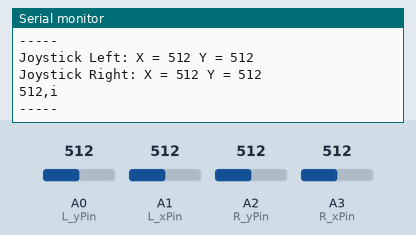
The sketch below on a simulated Arduino Uno, built with avr-gcc and run on an emulated ATmega328P. On the bench: the last lines printed to the serial monitor. The test bench sets the inputs (shaded band); at power-on: A2 (R_yPin) = 512, A0 (L_yPin) = 512, A1 (L_xPin) = 512, A3 (R_xPin) = 512.

Above: at 2.3 s.
2.4 s: A2 (R_yPin) set to 490
At 4.3 s:
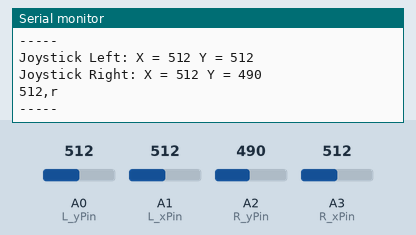
6.1 s: A2 (R_yPin) set to 580
At 8.3 s:
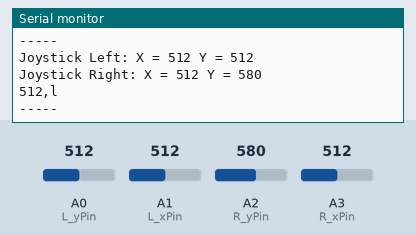
10.6 s: A0 (L_yPin) set to 490
At 11.7 s:
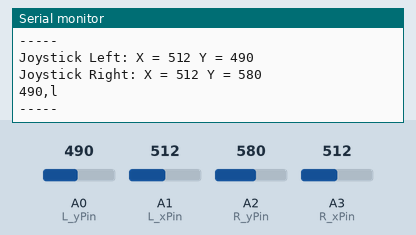
12.7 s: A1 (L_xPin) set to 490
14.8 s: A3 (R_xPin) set to 490
At 15.6 s:
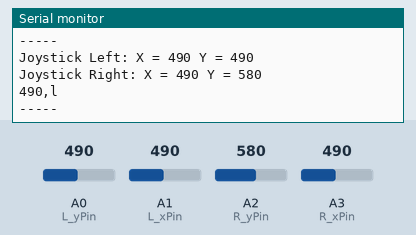
16.9 s: A0 (L_yPin) set to 510
At 19.0 s:
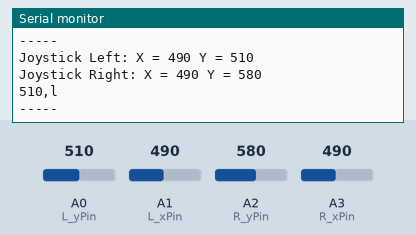
Timing chart, 0 to 20.0 s (numbered marks = the images above; inputs shaded):
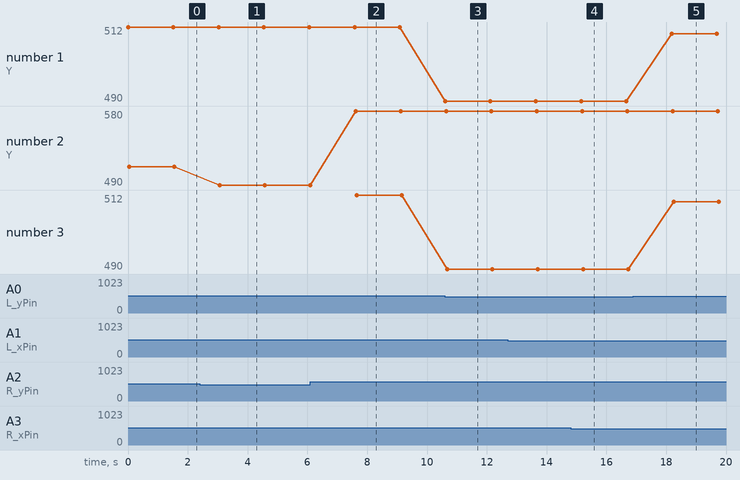

Measured:
- after the input at 2.4 s, the serial monitor: prints a new line after 0.66 s (image 1)
- after the input at 6.1 s, the serial monitor: prints a new line after 1.5 s (image 2)
- after the input at 10.6 s, the serial monitor: prints a new line at once (image 3)
- after the input at 14.8 s, the serial monitor: prints a new line after 0.39 s (image 4)
- after the input at 16.9 s, the serial monitor: prints a new line after 1.3 s (image 5)
- plotted number 1: 512 → 490 after the input at 10.6 s, 490 → 510 after the input at 16.9 s
- plotted number 2: 512 → 490 after the input at 2.4 s, 490 → 580 after the input at 6.1 s
- plotted number 3: 512 → 490 after the input at 10.6 s, 490 → 510 after the input at 16.9 s

The sketch:

controller.ino
```cpp
#include<SoftwareSerial.h>

//Setup pins
const int L_xPin = A1;
const int L_yPin = A0;
const int R_xPin = A3;
const int R_yPin = A2;

//Values associated with pins
int L_xVal;
int L_yVal;
int R_xVal;
int R_yVal;
const int rx = 10;
const int tx = 11;

//tracks throttle and direction from joysticks
String prev_throttle = "'";
String prev_direction = "'";
SoftwareSerial mySerial(rx, tx);

void setup() {
//put your setup code here, to run once:
Serial.begin(9600);
mySerial.begin(9600);
}

void loop() {
  // put your main code here, to run repeatedly:
 // Serial.print("stopped");
  L_xVal = analogRead(L_xPin);
  L_yVal = analogRead(L_yPin);
  R_xVal = analogRead(R_xPin);
  R_yVal = analogRead(R_yPin);

  Serial.print("Joystick Left: X = ");
  Serial.print(L_xVal);
  Serial.print(" Y = ");
  Serial.println(L_yVal);
  Serial.print("Joystick Right: X = ");
  Serial.print(R_xVal);
  Serial.print(" Y = ");
  Serial.println(R_yVal);

  String data;

  // ------- LEFT JOYSTICK -------
  data = String(L_yVal);
  data += ",";

  // ------- RIGHT JOYSTICK -------
  // go left
  if (R_yVal > 570){
    prev_direction = "l";
    data += "l";
  }

  // go right
   else if (R_yVal < 500) {
    prev_direction = "r";
    data += "r";
  }

  // idle
  else {
    prev_direction = "i";
    data += "i";
  }

  Serial.println(data);
  mySerial.println(data);
  Serial.println("-----");

  delay(1500);
}
```
